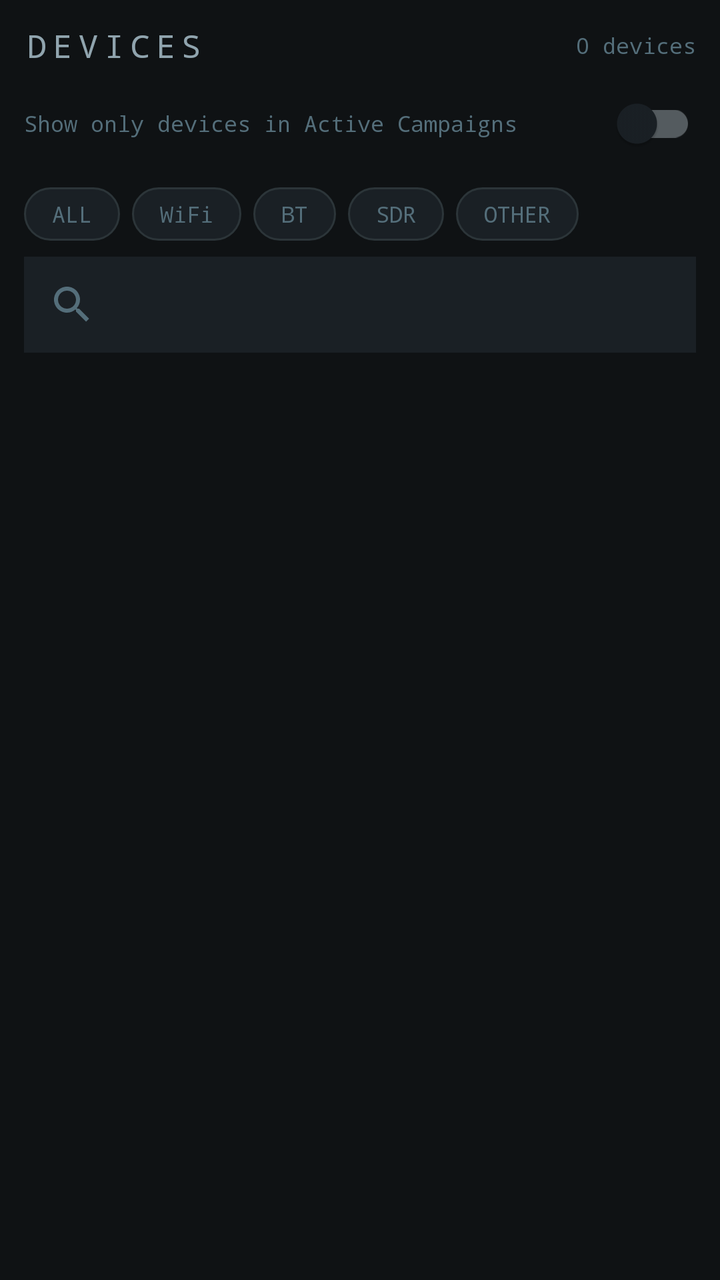
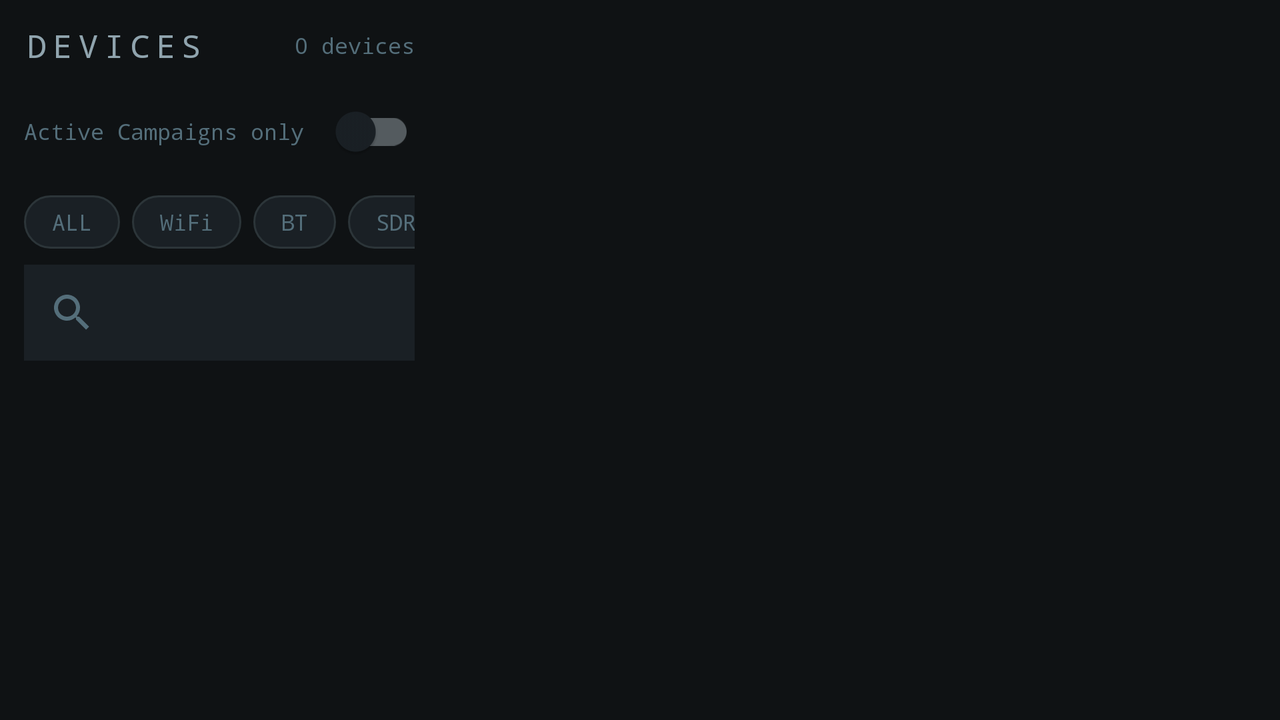

First picture: res/layout/ on a phone held upright. Second picture: the repository's own variant of that layout, on a device whose configuration matches the variant's folder. Source for both follows.
<!-- AndroidManifest.xml: application theme Theme.KismetMobile -->
<!-- res/layout/fragment_devices.xml -->
<?xml version="1.0" encoding="utf-8"?>
<LinearLayout xmlns:android="http://schemas.android.com/apk/res/android"
    xmlns:app="http://schemas.android.com/apk/res-auto"
    android:layout_width="match_parent"
    android:layout_height="match_parent"
    android:orientation="vertical"
    android:background="@color/bg_primary">

    <LinearLayout
        android:layout_width="match_parent"
        android:layout_height="wrap_content"
        android:orientation="horizontal"
        android:gravity="center_vertical"
        android:paddingHorizontal="12dp"
        android:paddingTop="12dp"
        android:paddingBottom="4dp">

        <TextView
            android:layout_width="0dp"
            android:layout_height="wrap_content"
            android:layout_weight="1"
            android:text="DEVICES"
            android:textColor="@color/accent_green"
            android:textSize="16sp"
            android:fontFamily="monospace"
            android:letterSpacing="0.2" />

        <TextView
            android:id="@+id/tv_count"
            android:layout_width="wrap_content"
            android:layout_height="wrap_content"
            android:text="0 devices"
            android:textColor="@color/text_secondary"
            android:textSize="11sp"
            android:fontFamily="monospace" />
    </LinearLayout>

    <com.google.android.material.switchmaterial.SwitchMaterial
        android:id="@+id/switch_campaign"
        android:layout_width="match_parent"
        android:layout_height="wrap_content"
        android:text="Show only devices in Active Campaigns"
        android:textSize="11sp"
        android:fontFamily="monospace"
        android:textColor="@color/text_secondary"
        android:layout_marginHorizontal="12dp"
        android:layout_marginBottom="8dp" />

    
    <HorizontalScrollView
        android:layout_width="match_parent"
        android:layout_height="wrap_content"
        android:scrollbars="none"
        android:paddingHorizontal="12dp"
        android:paddingBottom="8dp">

        <LinearLayout
            android:layout_width="wrap_content"
            android:layout_height="wrap_content"
            android:orientation="horizontal">

            <TextView
                android:id="@+id/chip_all"
                android:layout_width="wrap_content"
                android:layout_height="wrap_content"
                android:text="ALL"
                android:textSize="11sp"
                android:fontFamily="monospace"
                android:paddingHorizontal="14dp"
                android:paddingVertical="6dp"
                android:layout_marginEnd="6dp"
                android:background="@drawable/chip_filter_bg"
                android:textColor="@color/chip_text_selector"
                android:clickable="true"
                android:focusable="true"
                 />

            <TextView
                android:id="@+id/chip_wifi"
                android:layout_width="wrap_content"
                android:layout_height="wrap_content"
                android:text="WiFi"
                android:textSize="11sp"
                android:fontFamily="monospace"
                android:paddingHorizontal="14dp"
                android:paddingVertical="6dp"
                android:layout_marginEnd="6dp"
                android:background="@drawable/chip_filter_bg"
                android:textColor="@color/chip_text_selector"
                android:clickable="true"
                android:focusable="true" />

            <TextView
                android:id="@+id/chip_bt"
                android:layout_width="wrap_content"
                android:layout_height="wrap_content"
                android:text="BT"
                android:textSize="11sp"
                android:fontFamily="monospace"
                android:paddingHorizontal="14dp"
                android:paddingVertical="6dp"
                android:layout_marginEnd="6dp"
                android:background="@drawable/chip_filter_bg"
                android:textColor="@color/chip_text_selector"
                android:clickable="true"
                android:focusable="true" />

            <TextView
                android:id="@+id/chip_sdr"
                android:layout_width="wrap_content"
                android:layout_height="wrap_content"
                android:text="SDR"
                android:textSize="11sp"
                android:fontFamily="monospace"
                android:paddingHorizontal="14dp"
                android:paddingVertical="6dp"
                android:layout_marginEnd="6dp"
                android:background="@drawable/chip_filter_bg"
                android:textColor="@color/chip_text_selector"
                android:clickable="true"
                android:focusable="true" />

            <TextView
                android:id="@+id/chip_other"
                android:layout_width="wrap_content"
                android:layout_height="wrap_content"
                android:text="OTHER"
                android:textSize="11sp"
                android:fontFamily="monospace"
                android:paddingHorizontal="14dp"
                android:paddingVertical="6dp"
                android:background="@drawable/chip_filter_bg"
                android:textColor="@color/chip_text_selector"
                android:clickable="true"
                android:focusable="true" />

        </LinearLayout>
    </HorizontalScrollView>

    <androidx.appcompat.widget.SearchView
        android:id="@+id/search_view"
        android:layout_width="match_parent"
        android:layout_height="wrap_content"
        android:layout_marginHorizontal="12dp"
        android:layout_marginBottom="8dp"
        android:background="@color/bg_surface"
        android:queryHint="search mac, name, phy..."
        android:iconifiedByDefault="false" />

    <com.google.android.material.button.MaterialButton
        android:id="@+id/btn_verify_proximity"
        android:layout_width="match_parent"
        android:layout_height="wrap_content"
        android:layout_marginHorizontal="12dp"
        android:layout_marginBottom="8dp"
        android:text="VERIFY PROXIMITY (2ND LATCH)"
        android:fontFamily="monospace"
        android:backgroundTint="@color/bg_surface"
        android:textColor="@color/accent_cyan"
        android:visibility="gone"
        app:strokeColor="@color/accent_cyan"
        app:strokeWidth="1dp"
        style="@style/Widget.MaterialComponents.Button.OutlinedButton" />

    <androidx.recyclerview.widget.RecyclerView
        android:id="@+id/recycler_view"
        android:layout_width="match_parent"
        android:layout_height="0dp"
        android:layout_weight="1"
        android:clipToPadding="false"
        android:paddingBottom="8dp" />

</LinearLayout>
<!-- resources referenced by this layout -->
<resources>
  <color name="accent_cyan">#78909C</color>
  <color name="accent_green">#90A4AE</color>
  <color name="bg_primary">#0F1214</color>
  <color name="bg_surface">#1A2025</color>
  <color name="text_secondary">#546E7A</color>
  <!-- drawable chip_filter_bg (drawable) -->
  <?xml version="1.0" encoding="utf-8"?>
  <selector xmlns:android="http://schemas.android.com/apk/res/android">
      <item android:state_selected="true">
          <shape android:shape="rectangle">
              <corners android:radius="20dp" />
              <solid android:color="#2C3539" />
              <stroke android:width="1dp" android:color="#90A4AE" />
          </shape>
      </item>
      <item>
          <shape android:shape="rectangle">
              <corners android:radius="20dp" />
              <solid android:color="#1A2025" />
              <stroke android:width="1dp" android:color="#2C3539" />
          </shape>
      </item>
  </selector>
  <style name="Theme.KismetMobile" parent="Theme.MaterialComponents.DayNight.NoActionBar">
          <item name="colorPrimary">@color/accent_green</item>
          <item name="colorPrimaryVariant">@color/bg_surface</item>
          <item name="colorOnPrimary">@color/bg_primary</item>
          <item name="colorSecondary">@color/accent_cyan</item>
          <item name="colorOnSecondary">@color/bg_primary</item>
          <item name="colorSurface">@color/bg_surface</item>
          <item name="colorOnSurface">@color/text_primary</item>
          <item name="android:colorBackground">@color/bg_primary</item>
          <item name="colorOnBackground">@color/text_primary</item>
          <item name="android:statusBarColor">@color/bg_primary</item>
          <item name="android:navigationBarColor">@color/bg_surface</item>
          <item name="android:windowLightStatusBar">false</item>
          <item name="android:textColorPrimary">@color/text_primary</item>
          <item name="android:textColorSecondary">@color/text_secondary</item>
          <item name="colorControlActivated">@color/accent_green</item>
          <item name="colorControlNormal">@color/text_secondary</item>
          <item name="android:colorControlHighlight">#1A90A4AE</item>
      </style>
  <color name="text_primary">#CFD8DC</color>
</resources>
<!-- res/layout-w600dp/fragment_devices.xml (the repository's variant of the layout above) -->
<!-- drawn on the phone turned sideways -->
<?xml version="1.0" encoding="utf-8"?>
<LinearLayout xmlns:android="http://schemas.android.com/apk/res/android"
    xmlns:app="http://schemas.android.com/apk/res-auto"
    android:layout_width="match_parent"
    android:layout_height="match_parent"
    android:orientation="horizontal"
    android:background="@color/bg_primary">

    
    <LinearLayout
        android:layout_width="0dp"
        android:layout_height="match_parent"
        android:layout_weight="1"
        android:orientation="vertical"
        android:paddingTop="12dp"
        android:paddingStart="12dp"
        android:paddingEnd="6dp">

        <LinearLayout
            android:layout_width="match_parent"
            android:layout_height="wrap_content"
            android:orientation="horizontal"
            android:gravity="center_vertical"
            android:layout_marginBottom="8dp">

            <TextView
                android:layout_width="0dp"
                android:layout_height="wrap_content"
                android:layout_weight="1"
                android:text="DEVICES"
                android:textColor="@color/accent_green"
                android:textSize="16sp"
                android:fontFamily="monospace"
                android:letterSpacing="0.2" />

            <TextView
                android:id="@+id/tv_count"
                android:layout_width="wrap_content"
                android:layout_height="wrap_content"
                android:text="0 devices"
                android:textColor="@color/text_secondary"
                android:textSize="11sp"
                android:fontFamily="monospace" />
        </LinearLayout>

        <com.google.android.material.switchmaterial.SwitchMaterial
            android:id="@+id/switch_campaign"
            android:layout_width="match_parent"
            android:layout_height="wrap_content"
            android:text="Active Campaigns only"
            android:textSize="11sp"
            android:fontFamily="monospace"
            android:textColor="@color/text_secondary"
            android:layout_marginBottom="8dp" />

        <HorizontalScrollView
            android:layout_width="match_parent"
            android:layout_height="wrap_content"
            android:scrollbars="none"
            android:layout_marginBottom="8dp">

            <LinearLayout
                android:layout_width="wrap_content"
                android:layout_height="wrap_content"
                android:orientation="horizontal">

                <TextView
                    android:id="@+id/chip_all"
                    android:layout_width="wrap_content"
                    android:layout_height="wrap_content"
                    android:text="ALL"
                    android:textSize="11sp"
                    android:fontFamily="monospace"
                    android:paddingHorizontal="14dp"
                    android:paddingVertical="6dp"
                    android:layout_marginEnd="6dp"
                    android:background="@drawable/chip_filter_bg"
                    android:textColor="@color/chip_text_selector"
                    android:clickable="true"
                    android:focusable="true" />

                <TextView
                    android:id="@+id/chip_wifi"
                    android:layout_width="wrap_content"
                    android:layout_height="wrap_content"
                    android:text="WiFi"
                    android:textSize="11sp"
                    android:fontFamily="monospace"
                    android:paddingHorizontal="14dp"
                    android:paddingVertical="6dp"
                    android:layout_marginEnd="6dp"
                    android:background="@drawable/chip_filter_bg"
                    android:textColor="@color/chip_text_selector"
                    android:clickable="true"
                    android:focusable="true" />

                <TextView
                    android:id="@+id/chip_bt"
                    android:layout_width="wrap_content"
                    android:layout_height="wrap_content"
                    android:text="BT"
                    android:textSize="11sp"
                    android:fontFamily="monospace"
                    android:paddingHorizontal="14dp"
                    android:paddingVertical="6dp"
                    android:layout_marginEnd="6dp"
                    android:background="@drawable/chip_filter_bg"
                    android:textColor="@color/chip_text_selector"
                    android:clickable="true"
                    android:focusable="true" />

                <TextView
                    android:id="@+id/chip_sdr"
                    android:layout_width="wrap_content"
                    android:layout_height="wrap_content"
                    android:text="SDR"
                    android:textSize="11sp"
                    android:fontFamily="monospace"
                    android:paddingHorizontal="14dp"
                    android:paddingVertical="6dp"
                    android:layout_marginEnd="6dp"
                    android:background="@drawable/chip_filter_bg"
                    android:textColor="@color/chip_text_selector"
                    android:clickable="true"
                    android:focusable="true" />

                <TextView
                    android:id="@+id/chip_other"
                    android:layout_width="wrap_content"
                    android:layout_height="wrap_content"
                    android:text="OTHER"
                    android:textSize="11sp"
                    android:fontFamily="monospace"
                    android:paddingHorizontal="14dp"
                    android:paddingVertical="6dp"
                    android:background="@drawable/chip_filter_bg"
                    android:textColor="@color/chip_text_selector"
                    android:clickable="true"
                    android:focusable="true" />

            </LinearLayout>
        </HorizontalScrollView>

        <androidx.appcompat.widget.SearchView
            android:id="@+id/search_view"
            android:layout_width="match_parent"
            android:layout_height="wrap_content"
            android:layout_marginBottom="8dp"
            android:background="@color/bg_surface"
            android:queryHint="search mac, name, phy..."
            android:iconifiedByDefault="false" />

        <com.google.android.material.button.MaterialButton
            android:id="@+id/btn_verify_proximity"
            android:layout_width="match_parent"
            android:layout_height="wrap_content"
            android:text="VERIFY PROXIMITY (2ND LATCH)"
            android:fontFamily="monospace"
            android:backgroundTint="@color/bg_surface"
            android:textColor="@color/accent_cyan"
            android:visibility="gone"
            app:strokeColor="@color/accent_cyan"
            app:strokeWidth="1dp"
            style="@style/Widget.MaterialComponents.Button.OutlinedButton" />

    </LinearLayout>

    
    <androidx.recyclerview.widget.RecyclerView
        android:id="@+id/recycler_view"
        android:layout_width="0dp"
        android:layout_height="match_parent"
        android:layout_weight="2"
        android:clipToPadding="false"
        android:paddingTop="8dp"
        android:paddingBottom="8dp"
        android:paddingEnd="8dp" />

</LinearLayout>
